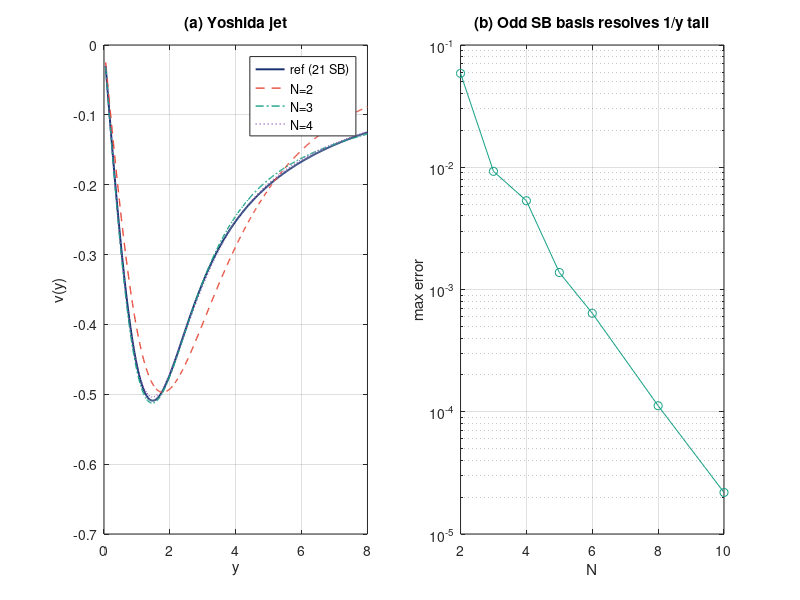
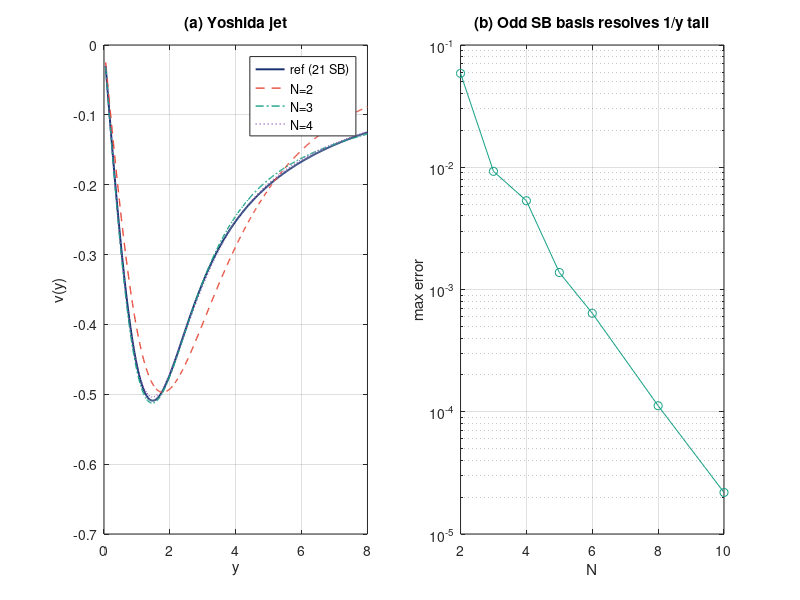

Here is the MATLAB script that generated these plots, in order:
function yoshida_jet()
%% yoshida_jet - Chapter 20, Etude 20.8.  Pick the right half of the basis.
% Author: Dr. Denys Dutykh.

    script_dir = fileparts(mfilename('fullpath'));
    out_dir = fullfile(script_dir, '..', '..', '..', ...
                       'textbook', 'figures', 'ch20', 'matlab');
    if ~exist(out_dir, 'dir'); mkdir(out_dir); end

    L = 3;
    Ns = [2 3 4 5 6 8 10];
    y_fine = linspace(0.1, 20, 4001);
    [c_ref, idx_ref] = assemble(21, L);
    v_ref = evaluate(c_ref, idx_ref, y_fine, L);
    errs = zeros(size(Ns));
    for i = 1:length(Ns)
        [c, idx] = assemble(Ns(i), L);
        v = evaluate(c, idx, y_fine, L);
        errs(i) = max(abs(v - v_ref));
    end

    NAVY=[20 45 110]/255; CORAL=[231 76 60]/255; TEAL=[22 160 133]/255;
    fig = figure('Position',[100 100 1020 340],'Color','w');
    subplot(1,2,1);
    y_p = linspace(0.05, 8, 401);
    plot(y_p, evaluate(c_ref, idx_ref, y_p, L), 'Color', NAVY, 'LineWidth',1.4); hold on;
    styles = {CORAL, '--', 2; TEAL, '-.', 3; [142 68 173]/255, ':', 4};
    for ii = 1:size(styles, 1)
        [c, idx] = assemble(styles{ii, 3}, L);
        plot(y_p, evaluate(c, idx, y_p, L), 'LineStyle', styles{ii, 2}, ...
             'Color', styles{ii, 1}, 'LineWidth', 1.0);
    end
    grid on; box on; xlabel('y'); ylabel('v(y)');
    title('(a) Yoshida jet'); legend({'ref (21 SB)','N=2','N=3','N=4'});

    subplot(1,2,2);
    semilogy(Ns, errs + 1e-18, '-o', 'Color', TEAL);
    xlabel('N'); ylabel('max error'); grid on; box on;
    title('(b) Odd SB basis resolves 1/y tail');

    print(fig, fullfile(out_dir, 'yoshida_jet.pdf'), '-dpdf');
    print(fig, fullfile(out_dir, 'yoshida_jet.png'), '-dpng');
    fprintf('[20.8-matlab] figure saved\n');
end

function [c, idx] = assemble(N, L)
    idx = 2*(0:N-1) + 1;
    t = (1:N) * pi / (2*(N+1));
    y = L ./ tan(t);
    A = zeros(N, N); rhs = y(:);
    for j = 1:N
        A(:, j) = sb_ddot(idx(j), y, L) - (y.^2) .* sb_eval(idx(j), y, L);
    end
    c = A \ rhs;
end

function v = evaluate(c, idx, y, L)
    v = zeros(size(y));
    for k = 1:length(c)
        v = v + c(k) * sb_eval(idx(k), y, L);
    end
end

function s = sb_eval(n, y, L)
    t = pi/2 - atan(y/L);
    s = sin((n+1) * t);
end

function s = sb_ddot(n, y, L)
    % second derivative of SB_n(y; L) w.r.t. y.
    t = pi/2 - atan(y/L);
    denom = L^2 + y.^2;
    dt = -L ./ denom;
    dt2 = 2*L*y ./ denom.^2;
    c = cos((n+1)*t); sv = sin((n+1)*t);
    s = -((n+1)^2) * sv .* dt.^2 + (n+1) * c .* dt2;
end
